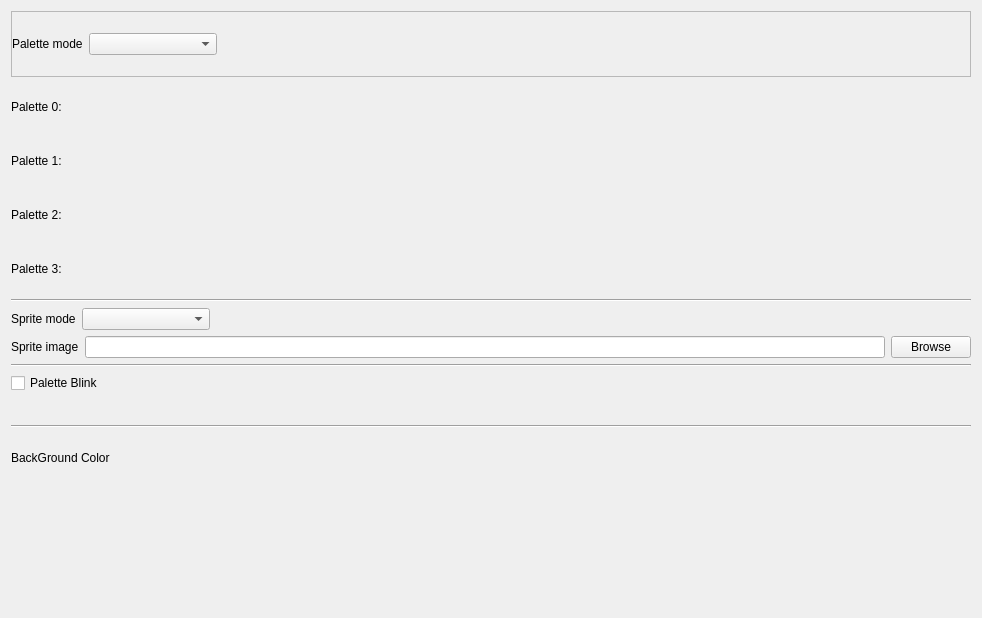
      <widget class="QWidget" name="tab_general">
       <attribute name="title">
        <string>General</string>
       </attribute>
       <layout class="QVBoxLayout" name="verticalLayout">
        <item>
         <widget class="QFrame" name="frame">
          <property name="frameShape">
           <enum>QFrame::StyledPanel</enum>
          </property>
          <property name="frameShadow">
           <enum>QFrame::Raised</enum>
          </property>
          <layout class="QHBoxLayout" name="horizontalLayout_2">
           <property name="leftMargin">
            <number>0</number>
           </property>
           <property name="topMargin">
            <number>0</number>
           </property>
           <property name="rightMargin">
            <number>0</number>
           </property>
           <property name="bottomMargin">
            <number>0</number>
           </property>
           <item>
            <widget class="QLabel" name="label">
             <property name="text">
              <string>Palette mode</string>
             </property>
            </widget>
           </item>
           <item>
            <widget class="QComboBox" name="comboBox_palette_mode">
             <property name="minimumSize">
              <size>
               <width>128</width>
               <height>0</height>
              </size>
             </property>
            </widget>
           </item>
           <item>
            <widget class="QLabel" name="label_general_palette">
             <property name="minimumSize">
              <size>
               <width>256</width>
               <height>64</height>
              </size>
             </property>
             <property name="maximumSize">
              <size>
               <width>256</width>
               <height>64</height>
              </size>
             </property>
             <property name="text">
              <string/>
             </property>
            </widget>
           </item>
           <item>
            <spacer name="horizontalSpacer">
             <property name="orientation">
              <enum>Qt::Horizontal</enum>
             </property>
             <property name="sizeHint" stdset="0">
              <size>
               <width>40</width>
               <height>20</height>
              </size>
             </property>
            </spacer>
           </item>
          </layout>
         </widget>
        </item>
        <item>
         <widget class="QWidget" name="widget_palette_0" native="true">
          <layout class="QHBoxLayout" name="horizontalLayout_4">
           <property name="leftMargin">
            <number>0</number>
           </property>
           <property name="topMargin">
            <number>0</number>
           </property>
           <property name="rightMargin">
            <number>0</number>
           </property>
           <property name="bottomMargin">
            <number>0</number>
           </property>
           <item>
            <widget class="QLabel" name="label_3">
             <property name="text">
              <string>Palette 0:</string>
             </property>
            </widget>
           </item>
           <item>
            <widget class="QLabel" name="label_palette_0_0">
             <property name="minimumSize">
              <size>
               <width>48</width>
               <height>48</height>
              </size>
             </property>
             <property name="maximumSize">
              <size>
               <width>48</width>
               <height>48</height>
              </size>
             </property>
             <property name="text">
              <string/>
             </property>
            </widget>
           </item>
           <item>
            <widget class="QLabel" name="label_palette_0_1">
             <property name="minimumSize">
              <size>
               <width>48</width>
               <height>48</height>
              </size>
             </property>
             <property name="maximumSize">
              <size>
               <width>48</width>
               <height>48</height>
              </size>
             </property>
             <property name="text">
              <string/>
             </property>
            </widget>
           </item>
           <item>
            <widget class="QLabel" name="label_palette_0_2">
             <property name="minimumSize">
              <size>
               <width>48</width>
               <height>48</height>
              </size>
             </property>
             <property name="maximumSize">
              <size>
               <width>48</width>
               <height>48</height>
              </size>
             </property>
             <property name="text">
              <string/>
             </property>
            </widget>
           </item>
           <item>
            <widget class="QLabel" name="label_palette_0_3">
             <property name="minimumSize">
              <size>
               <width>48</width>
               <height>48</height>
              </size>
             </property>
             <property name="maximumSize">
              <size>
               <width>48</width>
               <height>48</height>
              </size>
             </property>
             <property name="text">
              <string/>
             </property>
            </widget>
           </item>
           <item>
            <spacer name="horizontalSpacer_3">
             <property name="orientation">
              <enum>Qt::Horizontal</enum>
             </property>
             <property name="sizeHint" stdset="0">
              <size>
               <width>40</width>
               <height>20</height>
              </size>
             </property>
            </spacer>
           </item>
          </layout>
         </widget>
        </item>
        <item>
         <widget class="QWidget" name="widget_palette_1" native="true">
          <layout class="QHBoxLayout" name="horizontalLayout_5">
           <property name="leftMargin">
            <number>0</number>
           </property>
           <property name="topMargin">
            <number>0</number>
           </property>
           <property name="rightMargin">
            <number>0</number>
           </property>
           <property name="bottomMargin">
            <number>0</number>
           </property>
           <item>
            <widget class="QLabel" name="label_4">
             <property name="text">
              <string>Palette 1:</string>
             </property>
            </widget>
           </item>
           <item>
            <widget class="QLabel" name="label_palette_1_0">
             <property name="minimumSize">
              <size>
               <width>48</width>
               <height>48</height>
              </size>
             </property>
             <property name="maximumSize">
              <size>
               <width>48</width>
               <height>48</height>
              </size>
             </property>
             <property name="text">
              <string/>
             </property>
            </widget>
           </item>
           <item>
            <widget class="QLabel" name="label_palette_1_1">
             <property name="minimumSize">
              <size>
               <width>48</width>
               <height>48</height>
              </size>
             </property>
             <property name="maximumSize">
              <size>
               <width>48</width>
               <height>48</height>
              </size>
             </property>
             <property name="text">
              <string/>
             </property>
            </widget>
           </item>
           <item>
            <widget class="QLabel" name="label_palette_1_2">
             <property name="minimumSize">
              <size>
               <width>48</width>
               <height>48</height>
              </size>
             </property>
             <property name="maximumSize">
              <size>
               <width>48</width>
               <height>48</height>
              </size>
             </property>
             <property name="text">
              <string/>
             </property>
            </widget>
           </item>
           <item>
            <widget class="QLabel" name="label_palette_1_3">
             <property name="minimumSize">
              <size>
               <width>48</width>
               <height>48</height>
              </size>
             </property>
             <property name="maximumSize">
              <size>
               <width>48</width>
               <height>48</height>
              </size>
             </property>
             <property name="text">
              <string/>
             </property>
            </widget>
           </item>
           <item>
            <spacer name="horizontalSpacer_4">
             <property name="orientation">
              <enum>Qt::Horizontal</enum>
             </property>
             <property name="sizeHint" stdset="0">
              <size>
               <width>40</width>
               <height>20</height>
              </size>
             </property>
            </spacer>
           </item>
          </layout>
         </widget>
        </item>
        <item>
         <widget class="QWidget" name="widget_palette_2" native="true">
          <layout class="QHBoxLayout" name="horizontalLayout_6">
           <property name="leftMargin">
            <number>0</number>
           </property>
           <property name="topMargin">
            <number>0</number>
           </property>
           <property name="rightMargin">
            <number>0</number>
           </property>
           <property name="bottomMargin">
            <number>0</number>
           </property>
           <item>
            <widget class="QLabel" name="label_6">
             <property name="text">
              <string>Palette 2:</string>
             </property>
            </widget>
           </item>
           <item>
            <widget class="QLabel" name="label_palette_2_0">
             <property name="minimumSize">
              <size>
               <width>48</width>
               <height>48</height>
              </size>
             </property>
             <property name="maximumSize">
              <size>
               <width>48</width>
               <height>48</height>
              </size>
             </property>
             <property name="text">
              <string/>
             </property>
            </widget>
           </item>
           <item>
            <widget class="QLabel" name="label_palette_2_1">
             <property name="minimumSize">
              <size>
               <width>48</width>
               <height>48</height>
              </size>
             </property>
             <property name="maximumSize">
              <size>
               <width>48</width>
               <height>48</height>
              </size>
             </property>
             <property name="text">
              <string/>
             </property>
            </widget>
           </item>
           <item>
            <widget class="QLabel" name="label_palette_2_2">
             <property name="minimumSize">
              <size>
               <width>48</width>
               <height>48</height>
              </size>
             </property>
             <property name="maximumSize">
              <size>
               <width>48</width>
               <height>48</height>
              </size>
             </property>
             <property name="text">
              <string/>
             </property>
            </widget>
           </item>
           <item>
            <widget class="QLabel" name="label_palette_2_3">
             <property name="minimumSize">
              <size>
               <width>48</width>
               <height>48</height>
              </size>
             </property>
             <property name="maximumSize">
              <size>
               <width>48</width>
               <height>48</height>
              </size>
             </property>
             <property name="text">
              <string/>
             </property>
            </widget>
           </item>
           <item>
            <spacer name="horizontalSpacer_5">
             <property name="orientation">
              <enum>Qt::Horizontal</enum>
             </property>
             <property name="sizeHint" stdset="0">
              <size>
               <width>40</width>
               <height>20</height>
              </size>
             </property>
            </spacer>
           </item>
          </layout>
         </widget>
        </item>
        <item>
         <widget class="QWidget" name="widget_palette_3" native="true">
          <layout class="QHBoxLayout" name="horizontalLayout_7">
           <property name="leftMargin">
            <number>0</number>
           </property>
           <property name="topMargin">
            <number>0</number>
           </property>
           <property name="rightMargin">
            <number>0</number>
           </property>
           <property name="bottomMargin">
            <number>0</number>
           </property>
           <item>
            <widget class="QLabel" name="label_7">
             <property name="text">
              <string>Palette 3:</string>
             </property>
            </widget>
           </item>
           <item>
            <widget class="QLabel" name="label_palette_3_0">
             <property name="minimumSize">
              <size>
               <width>48</width>
               <height>48</height>
              </size>
             </property>
             <property name="maximumSize">
              <size>
               <width>48</width>
               <height>48</height>
              </size>
             </property>
             <property name="text">
              <string/>
             </property>
            </widget>
           </item>
           <item>
            <widget class="QLabel" name="label_palette_3_1">
             <property name="minimumSize">
              <size>
               <width>48</width>
               <height>48</height>
              </size>
             </property>
             <property name="maximumSize">
              <size>
               <width>48</width>
               <height>48</height>
              </size>
             </property>
             <property name="text">
              <string/>
             </property>
            </widget>
           </item>
           <item>
            <widget class="QLabel" name="label_palette_3_2">
             <property name="minimumSize">
              <size>
               <width>48</width>
               <height>48</height>
              </size>
             </property>
             <property name="maximumSize">
              <size>
               <width>48</width>
               <height>48</height>
              </size>
             </property>
             <property name="text">
              <string/>
             </property>
            </widget>
           </item>
           <item>
            <widget class="QLabel" name="label_palette_3_3">
             <property name="minimumSize">
              <size>
               <width>48</width>
               <height>48</height>
              </size>
             </property>
             <property name="maximumSize">
              <size>
               <width>48</width>
               <height>48</height>
              </size>
             </property>
             <property name="text">
              <string/>
             </property>
            </widget>
           </item>
           <item>
            <spacer name="horizontalSpacer_6">
             <property name="orientation">
              <enum>Qt::Horizontal</enum>
             </property>
             <property name="sizeHint" stdset="0">
              <size>
               <width>40</width>
               <height>20</height>
              </size>
             </property>
            </spacer>
           </item>
          </layout>
         </widget>
        </item>
        <item>
         <widget class="Line" name="line">
          <property name="orientation">
           <enum>Qt::Horizontal</enum>
          </property>
         </widget>
        </item>
        <item>
         <widget class="QWidget" name="widget" native="true">
          <layout class="QHBoxLayout" name="horizontalLayout_3">
           <property name="leftMargin">
            <number>0</number>
           </property>
           <property name="topMargin">
            <number>0</number>
           </property>
           <property name="rightMargin">
            <number>0</number>
           </property>
           <property name="bottomMargin">
            <number>0</number>
           </property>
           <item>
            <widget class="QLabel" name="label_2">
             <property name="text">
              <string>Sprite mode</string>
             </property>
            </widget>
           </item>
           <item>
            <widget class="QComboBox" name="comboBox_sprite_mode">
             <property name="minimumSize">
              <size>
               <width>128</width>
               <height>0</height>
              </size>
             </property>
            </widget>
           </item>
           <item>
            <spacer name="horizontalSpacer_2">
             <property name="orientation">
              <enum>Qt::Horizontal</enum>
             </property>
             <property name="sizeHint" stdset="0">
              <size>
               <width>761</width>
               <height>20</height>
              </size>
             </property>
            </spacer>
           </item>
          </layout>
         </widget>
        </item>
        <item>
         <layout class="QHBoxLayout" name="horizontalLayout_8">
          <property name="topMargin">
           <number>0</number>
          </property>
          <item>
           <widget class="QLabel" name="label_5">
            <property name="text">
             <string>Sprite image</string>
            </property>
           </widget>
          </item>
          <item>
           <widget class="QLineEdit" name="lineEdit_sprite_image">
            <property name="readOnly">
             <bool>true</bool>
            </property>
           </widget>
          </item>
          <item>
           <widget class="QPushButton" name="pushButton_sprite_browse">
            <property name="text">
             <string>Browse</string>
            </property>
           </widget>
          </item>
         </layout>
        </item>
        <item>
         <widget class="Line" name="line_5">
          <property name="orientation">
           <enum>Qt::Horizontal</enum>
          </property>
         </widget>
        </item>
        <item>
         <widget class="QCheckBox" name="checkBox_palette_blink">
          <property name="text">
           <string>Palette Blink</string>
          </property>
         </widget>
        </item>
        <item>
         <widget class="QWidget" name="widget_blink_palette" native="true">
          <layout class="QHBoxLayout" name="horizontalLayout_17">
           <property name="leftMargin">
            <number>0</number>
           </property>
           <property name="topMargin">
            <number>0</number>
           </property>
           <property name="rightMargin">
            <number>0</number>
           </property>
           <property name="bottomMargin">
            <number>0</number>
           </property>
           <item>
            <widget class="QLabel" name="label_palette_blink">
             <property name="text">
              <string/>
             </property>
            </widget>
           </item>
           <item>
            <spacer name="horizontalSpacer_8">
             <property name="orientation">
              <enum>Qt::Horizontal</enum>
             </property>
             <property name="sizeHint" stdset="0">
              <size>
               <width>821</width>
               <height>20</height>
              </size>
             </property>
            </spacer>
           </item>
          </layout>
         </widget>
        </item>
        <item>
         <widget class="Line" name="line_14">
          <property name="orientation">
           <enum>Qt::Horizontal</enum>
          </property>
         </widget>
        </item>
        <item>
         <layout class="QHBoxLayout" name="horizontalLayout_12">
          <property name="rightMargin">
           <number>0</number>
          </property>
          <property name="bottomMargin">
           <number>0</number>
          </property>
          <item>
           <widget class="QLabel" name="label_11">
            <property name="text">
             <string>BackGround Color</string>
            </property>
           </widget>
          </item>
          <item>
           <widget class="QLabel" name="label_global_bg_color">
            <property name="minimumSize">
             <size>
              <width>128</width>
              <height>48</height>
             </size>
            </property>
            <property name="maximumSize">
             <size>
              <width>128</width>
              <height>48</height>
             </size>
            </property>
            <property name="text">
             <string/>
            </property>
           </widget>
          </item>
          <item>
           <spacer name="horizontalSpacer_7">
            <property name="orientation">
             <enum>Qt::Horizontal</enum>
            </property>
            <property name="sizeHint" stdset="0">
             <size>
              <width>40</width>
              <height>20</height>
             </size>
            </property>
           </spacer>
          </item>
         </layout>
        </item>
        <item>
         <spacer name="verticalSpacer">
          <property name="orientation">
           <enum>Qt::Vertical</enum>
          </property>
          <property name="sizeHint" stdset="0">
           <size>
            <width>20</width>
            <height>125</height>
           </size>
          </property>
         </spacer>
        </item>
       </layout>
      </widget>
